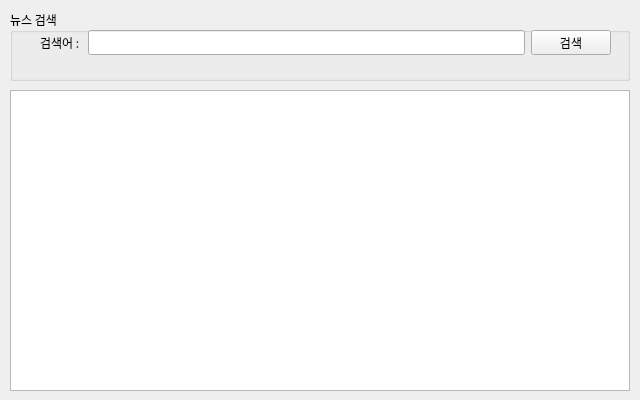
<?xml version="1.0" encoding="UTF-8"?>
<ui version="4.0">
 <class>FrmMain</class>
 <widget class="QWidget" name="FrmMain">
  <property name="geometry">
   <rect>
    <x>0</x>
    <y>0</y>
    <width>640</width>
    <height>400</height>
   </rect>
  </property>
  <property name="sizePolicy">
   <sizepolicy hsizetype="Fixed" vsizetype="Fixed">
    <horstretch>0</horstretch>
    <verstretch>0</verstretch>
   </sizepolicy>
  </property>
  <property name="minimumSize">
   <size>
    <width>640</width>
    <height>400</height>
   </size>
  </property>
  <property name="maximumSize">
   <size>
    <width>640</width>
    <height>400</height>
   </size>
  </property>
  <property name="font">
   <font>
    <family>맑은 고딕</family>
   </font>
  </property>
  <property name="windowTitle">
   <string>Form</string>
  </property>
  <widget class="QWidget" name="verticalLayoutWidget">
   <property name="geometry">
    <rect>
     <x>10</x>
     <y>10</y>
     <width>620</width>
     <height>71</height>
    </rect>
   </property>
   <layout class="QVBoxLayout" name="searchLayout">
    <item>
     <widget class="QGroupBox" name="groupBox">
      <property name="title">
       <string>뉴스 검색</string>
      </property>
      <widget class="QWidget" name="">
       <property name="geometry">
        <rect>
         <x>30</x>
         <y>20</y>
         <width>571</width>
         <height>25</height>
        </rect>
       </property>
       <layout class="QHBoxLayout" name="horizontalLayout">
        <item>
         <widget class="QLabel" name="label">
          <property name="text">
           <string>검색어 : </string>
          </property>
         </widget>
        </item>
        <item>
         <widget class="QLineEdit" name="txtSearch"/>
        </item>
        <item>
         <widget class="QPushButton" name="btnSearch">
          <property name="text">
           <string>검색</string>
          </property>
         </widget>
        </item>
       </layout>
      </widget>
     </widget>
    </item>
   </layout>
  </widget>
  <widget class="QWidget" name="verticalLayoutWidget_2">
   <property name="geometry">
    <rect>
     <x>10</x>
     <y>90</y>
     <width>620</width>
     <height>301</height>
    </rect>
   </property>
   <layout class="QVBoxLayout" name="resultLayout">
    <item>
     <widget class="QListView" name="lsvResult"/>
    </item>
   </layout>
  </widget>
 </widget>
 <resources/>
 <connections/>
</ui>
